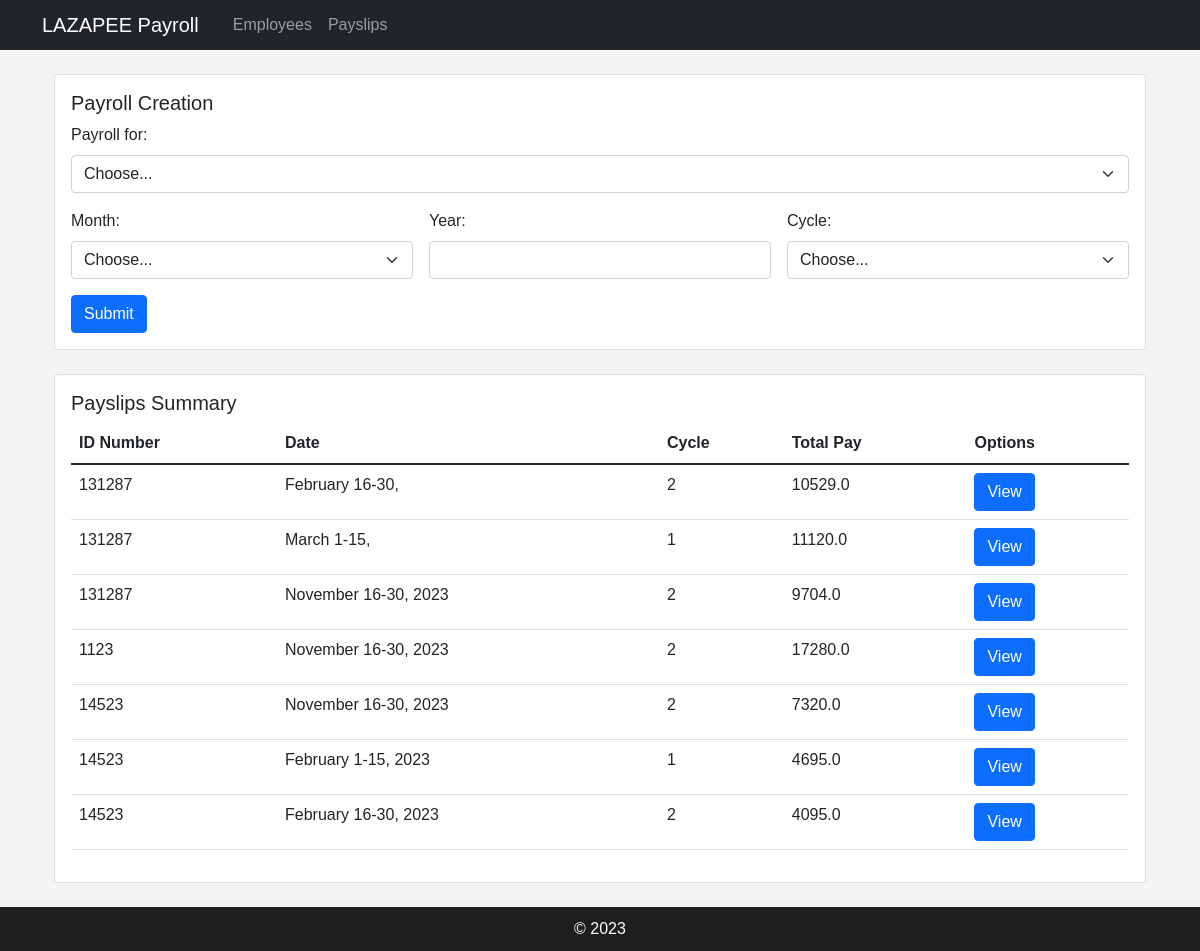
Page /create_payslip on the committed database.
### payroll_app_v1/models.py (models this page shows, shortened)
class Payslip(models.Model):
    id_number = models.ForeignKey(Employee, on_delete=models.CASCADE)
    month = models.CharField(max_length=20)
    date_range = models.CharField(max_length=50)
    year = models.CharField(max_length=4)
    pay_cycle = models.IntegerField()
    rate = models.FloatField()
    earnings_allowance = models.FloatField()
    deductions_tax = models.FloatField()
    deductions_health = models.FloatField()
    philhealth = models.FloatField()
    pag_ibig = models.FloatField(default=100)
    sss = models.FloatField()
    overtime = models.FloatField()
    total_pay = models.FloatField()
    total_deduc = models.FloatField()

class Employee(models.Model):
    name = models.CharField(max_length=255)
    id_number = models.CharField(max_length=100)
    rate = models.FloatField()
    overtime_pay = models.FloatField(null=True, blank=True)
    allowance = models.FloatField(null=True, blank=True)

### payroll_app_v1/views.py (the view)
# urls.py: path('create_payslip', views.create_payslip,name="create_payslip"),
def create_payslip(request):
    if request.method == 'POST':
        recipient = request.POST.get('recipient')
        reqmonth = request.POST.get('month')
        reqyear = request.POST.get('year')
        cycle = request.POST.get('cycle')
        errors = []
        if not recipient or recipient == 'Choose...':
            errors.append('Please select a valid recipient.')
        if not reqmonth or reqmonth == 'Choose...':
            errors.append('Please select a valid month.')
        if not reqyear:
            errors.append('Year field cannot be empty.')
        elif not reqyear.isdigit() or len(reqyear) != 4:
            errors.append('Year should be a proper 4-digit year.')
        if not cycle or cycle == 'Choose...':
            errors.append('Please select a valid pay cycle.')
        if errors:
            for error in errors:
                messages.error(request, error)
            return redirect('create_payslip')
        if recipient == 'all':
            employees = Employee.objects.all()
            for employee in employees:
                if cycle == '1':
                    tax_d = ((employee.rate / 2) + employee.allowance + employee.overtime_pay - 100) * 0.2
                    tax_h = 0
                    reqtotal_pay = ((employee.rate / 2) + employee.allowance + employee.overtime_pay - 100) - tax_d
                    reqdate_range = "1-15"
                    reqsss = 0
                    philhealth = 0
                    total_deduc = 100 + tax_d
                elif cycle == '2':
                    philhealth = employee.rate * 0.04
                    reqsss = employee.rate * 0.045
                    tax_h = ((employee.rate / 2) + employee.allowance + employee.overtime_pay - philhealth - reqsss) * 0.2
                    tax_d = 0
                    reqtotal_pay = ((employee.rate / 2) + employee.allowance + employee.overtime_pay - philhealth - reqsss) - tax_h
                    reqdate_range = "16-30"
                    total_deduc = philhealth + reqsss + tax_h
                Payslip.objects.create(
                    id_number=employee,
                    month=reqmonth,
                    date_range=reqdate_range,
                    year=reqyear,
                    pay_cycle=cycle,
                    rate=employee.rate,
                    earnings_allowance=employee.allowance,
                    deductions_tax=tax_d,
                    deductions_health=tax_h,
                    pag_ibig=100,
                    sss=reqsss,
                    overtime=employee.overtime_pay,
                    total_pay=reqtotal_pay,
                    philhealth=philhealth,
                    total_deduc=total_deduc
                )
                employee.overtime_pay = 0
                employee.save()
        else:
            employee = Employee.objects.get(id=recipient)
            if cycle == '1':
                tax_d = ((employee.rate / 2) + employee.allowance + employee.overtime_pay - 100) * 0.2
                tax_h = 0
                reqtotal_pay = ((employee.rate / 2) + employee.allowance + employee.overtime_pay - 100) - tax_d
                reqdate_range = "1-15"
                reqsss = 0
                philhealth = 0
                total_deduc = 100 + tax_d
            elif cycle == '2':
                philhealth = employee.rate * 0.04
                reqsss = employee.rate * 0.045
                tax_h = ((employee.rate / 2) + employee.allowance + employee.overtime_pay - philhealth - reqsss) * 0.2
                tax_d = 0
                reqtotal_pay = ((employee.rate / 2) + employee.allowance + employee.overtime_pay - philhealth - reqsss) - tax_h
                reqdate_range = "16-30"
                total_deduc = philhealth + reqsss + tax_h
            Payslip.objects.create(
                id_number=employee,
                month=reqmonth,
                date_range=reqdate_range,
                year=reqyear,
                pay_cycle=cycle,
                rate=employee.rate,
                earnings_allowance=employee.allowance,
                deductions_tax=tax_d,
                deductions_health=tax_h,
                pag_ibig=100,
                sss=reqsss,
                overtime=employee.overtime_pay,
                total_pay=reqtotal_pay,
                philhealth=philhealth,
                total_deduc=total_deduc
            )
            employee.overtime_pay = 0
            employee.save()
        return redirect('create_payslip')
    else:
        employees = Employee.objects.all()
        payslips = Payslip.objects.all()
        return render(request, 'payroll_app/create_payslip.html', {'employees': employees, 'payslips': payslips})

### payroll_app_v1/templates/payroll_app/create_payslip.html (shortened to what this page needs)
{% extends "payroll_app/base.html" %}
{% block content %}
    </head>
    <body>
    <div class="container">
        <div class="card">
            <div class="card-body">
                <h5 class="card-title">Payroll Creation</h5>
                <form method="POST" action="{% url 'create_payslip' %}">{% csrf_token %}
                    <div class="mb-3">
                        <label for="payrollFor" class="form-label">Payroll for:</label>
                        <select class="form-select" id="recipient" name="recipient">
                            <option selected>Choose...</option>
                        </select>
                    </div>
                    <div class="row g-3">
                        <div class="col">
                            <label for="month" class="form-label">Month:</label>
                            <select class="form-select" id="month" name="month">
                                <option selected>Choose...</option>
                            </select>
                        </div>
                        <div class="col">
                            <label for="year" class="form-label">Year:</label>
                            <input type="text" class="form-control" id="year" name ="year">
                        </div>
                        <div class="col">
                            <label for="cycle" class="form-label">Cycle:</label>
                            <select class="form-select" id="cycle" name="cycle">
                                <option selected>Choose...</option>
                            </select>
                        </div>
                    </div>
                    <button type="submit" class="btn btn-primary mt-3">Submit</button>
                </form>
            </div>
        </div>
        <div class="card mt-4">
            <div class="card-body">
                <h5 class="card-title">Payslips Summary</h5>
                <table class="table">
                    <thead>
                        <tr>
                            <th>ID Number</th>
                            <th>Date</th>
                            <th>Cycle</th>
                            <th>Total Pay</th>
                            <th>Options</th>
                        </tr>
                    </thead>
                    <tbody>
                        {% for i in payslips %}
                            <tr>
                                <td>{{i.id_number.id_number}}</td>
                                <td>{{i.month}} {{i.date_range}}, {{i.year}}</td>
                                <td>{{i.pay_cycle}}</td>
                                <td>{{i.total_pay}}</td>
                                <td><a class="btn btn-primary" href="{% url 'view_payslip' i.pk %}">View</a></td>
                            </tr>
                        {% endfor %}
                    </tbody>
                </table>
            </div>
        </div>
    </div>
{% endblock %}

### payroll_app_v1/templates/payroll_app/base.html (style rules this page uses)
body { font-family: Arial, sans-serif; background: #f4f4f4; }

### payroll_app_v1/templates/payroll_app/create_payslip.html (style rules this page uses)
.container { margin-top: 20px; }

### rows in the picture
Payslip: id_number.id_number "131287", month "February", date_range "16-30", pay_cycle "2", total_pay "10529.0"
Payslip: id_number.id_number "131287", month "March", date_range "1-15", pay_cycle "1", total_pay "11120.0"
Payslip: id_number.id_number "131287", month "November", date_range "16-30", year "2023", pay_cycle "2", total_pay "9704.0"
Payslip: id_number.id_number "1123", month "November", date_range "16-30", year "2023", pay_cycle "2", total_pay "17280.0"
Payslip: id_number.id_number "14523", month "November", date_range "16-30", year "2023", pay_cycle "2", total_pay "7320.0"
Payslip: id_number.id_number "14523", month "February", date_range "1-15", year "2023", pay_cycle "1", total_pay "4695.0"
Payslip: id_number.id_number "14523", month "February", date_range "16-30", year "2023", pay_cycle "2", total_pay "4095.0"
